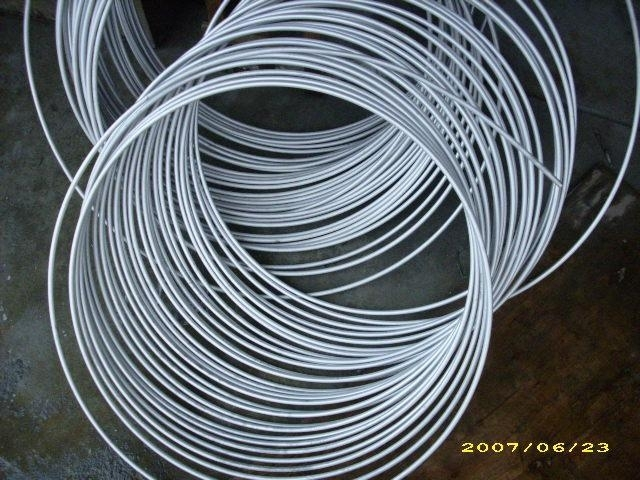
%> input picture test_spiralled.jpg, 640 x 480 px
$ octave SK3_project2_400122166.m   (GNU Octave 9; MATLAB toolbox functions it lacks are replaced by stand-ins)
%> lines starting %> are read from the running program, lines starting %| are printed output that depends on the picture
### LU_decomp.m
function x = LU_decomp(A, B, size)

    % We want to solve Ax = B, where A and B are known and we are solving
    % x.

    size = size;
    A = A;
    B= B;

    L = ones(size); % This is the matrix we would like to fill.

    L = tril(L); % Grabs the LOWER TRIANGULAR portion of the matrix. With this method, we get some unwanted ones.

    rowshift = 1;

    for col = [1:size-1]

        for row = [rowshift:size-1] % We will start from the top and make this simple.

        divisor = A(rowshift, col);
        number = A(row+1, col);

        scaling_factor = -number/divisor;

        % Need to do the row operations now!

        A(row+1, [1:size]) = A(row+1, [1:size]) + scaling_factor*A(rowshift,[1:size]);


        L(row+1, col) = -scaling_factor;

        % this row is done, move onto the lower one!

        end

        rowshift = rowshift + 1 ; % We need to shift down rows gradually as we reach the bottom of the matrix.

    end

    U = A;

    %disp(L);
    %disp(U);

    % We now have the upper and lower matrices. We can use these to solve
    % for x, what we are looking for.

    y = gauss_elim(L,B,size);

    x_solved = gauss_elim(U,y,size);

    disp("Solution")
    disp(x_solved);
    x = x_solved;

end

### SK3_project2_400122166.m
% Image Deblurring Program - Matt Mione 400122166 %

flag = 0;
prompt = "What type of blurring? 1: horizontal blurring 2: out of focus blurring. ";

while flag ~= 1 && flag ~=2

    flag = input(prompt);

end
%> this loop made 1 pass; the answer given on pass 1: 1


row = 100;
image_original = im2double(imresize(rgb2gray(imread('test_spiralled.jpg')), [row row]));
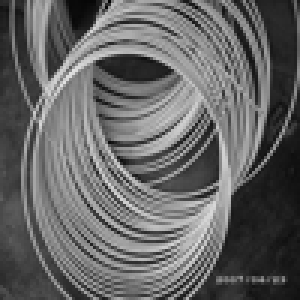
%> image_original: size 100x100 double (shown 3 times larger); min 0.0118, max 0.882, mean 0.398
figure(1);

imshow(image_original);
title("original image");

% We now have the ORIGINAL image. Going to create blurred versions.

image_as_column = reshape(image_original', 1, row^2)';

blurring_matrix = zeros(row^2);

if flag == 1

    % HORIZONTAL BLUR MATRIX %
    disp("HORIZONTAL BLURRING ");

    for inc = [0 1 2]

        for index = [1:row^2-inc] % Prevents us from writing outside the matrix.

           blurring_matrix(index,index+inc) = 1;

        end

    end

else

    % OUT OF FOCUS BLUR MATRIX %
    disp("OUT OF FOCUS BLURRING ");

    for inc = [0 1 2]

        num = 1;

        if inc == 0

            num=4;

        end

        for index = [1:row^2-inc] % Prevents us from writing outside the matrix.

           blurring_matrix(index,index+inc) = 1;

        end

    end

end

blurred_image_as_column = (1/3)*blurring_matrix*image_as_column; % The blurring process.

blurred_image = reshape(blurred_image_as_column', row, row)'; % Reverts the columnized image to the original matrix format. The inverse of the original action.
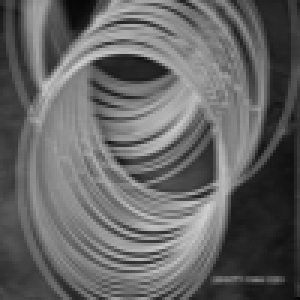
%> blurred_image: size 100x100 double (shown 3 times larger); min 0.0235, max 0.821, mean 0.398

figure(2);

imshow(blurred_image);
title("blurred image");


% We have created the blurred image.

% NOW: we will pass the blurred image and the blurring matrix into the
% gaussian elimination algorithm to solve for the ((hopefully)) ORIGINAL
% matrix.

disp("Now solving the system using LU decomp. ");

deblurred_as_column = LU_decomp(blurring_matrix, blurred_image_as_column, row^2);
%> (the run ends here)
